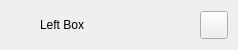
                                            <widget class="QFrame" name="extraTopBg">
                                                <property name="minimumSize">
                                                    <size>
                                                        <width>0</width>
                                                        <height>50</height>
                                                    </size>
                                                </property>
                                                <property name="maximumSize">
                                                    <size>
                                                        <width>16777215</width>
                                                        <height>50</height>
                                                    </size>
                                                </property>
                                                <property name="frameShape">
                                                    <enum>QFrame::NoFrame</enum>
                                                </property>
                                                <property name="frameShadow">
                                                    <enum>QFrame::Raised</enum>
                                                </property>
                                                <layout class="QVBoxLayout" name="verticalLayout_5">
                                                    <property name="spacing">
                                                        <number>0</number>
                                                    </property>
                                                    <property name="leftMargin">
                                                        <number>0</number>
                                                    </property>
                                                    <property name="topMargin">
                                                        <number>0</number>
                                                    </property>
                                                    <property name="rightMargin">
                                                        <number>0</number>
                                                    </property>
                                                    <property name="bottomMargin">
                                                        <number>0</number>
                                                    </property>
                                                    <item>
                                                        <layout class="QGridLayout" name="extraTopLayout">
                                                            <property name="leftMargin">
                                                                <number>10</number>
                                                            </property>
                                                            <property name="rightMargin">
                                                                <number>10</number>
                                                            </property>
                                                            <property name="horizontalSpacing">
                                                                <number>10</number>
                                                            </property>
                                                            <property name="verticalSpacing">
                                                                <number>0</number>
                                                            </property>
                                                            <item row="0" column="0">
                                                                <widget class="QFrame" name="extraIcon">
                                                                    <property name="minimumSize">
                                                                        <size>
                                                                            <width>20</width>
                                                                            <height>0</height>
                                                                        </size>
                                                                    </property>
                                                                    <property name="maximumSize">
                                                                        <size>
                                                                            <width>20</width>
                                                                            <height>20</height>
                                                                        </size>
                                                                    </property>
                                                                    <property name="frameShape">
                                                                        <enum>QFrame::NoFrame</enum>
                                                                    </property>
                                                                    <property name="frameShadow">
                                                                        <enum>QFrame::Raised</enum>
                                                                    </property>
                                                                </widget>
                                                            </item>
                                                            <item row="0" column="1">
                                                                <widget class="QLabel" name="extraLabel">
                                                                    <property name="minimumSize">
                                                                        <size>
                                                                            <width>150</width>
                                                                            <height>0</height>
                                                                        </size>
                                                                    </property>
                                                                    <property name="text">
                                                                        <string>Left Box</string>
                                                                    </property>
                                                                </widget>
                                                            </item>
                                                            <item row="0" column="2">
                                                                <widget class="QPushButton" name="extraCloseColumnBtn">
                                                                    <property name="minimumSize">
                                                                        <size>
                                                                            <width>28</width>
                                                                            <height>28</height>
                                                                        </size>
                                                                    </property>
                                                                    <property name="maximumSize">
                                                                        <size>
                                                                            <width>28</width>
                                                                            <height>28</height>
                                                                        </size>
                                                                    </property>
                                                                    <property name="cursor">
                                                                        <cursorShape>PointingHandCursor</cursorShape>
                                                                    </property>
                                                                    <property name="toolTip">
                                                                        <string>Close left box</string>
                                                                    </property>
                                                                    <property name="text">
                                                                        <string/>
                                                                    </property>
                                                                    <property name="icon">
                                                                        <iconset resource="resources.qrc">
                                                                            <normaloff>
                                                                                :/icons/images/icons/icon_close.png</normaloff>
                                                                            :/icons/images/icons/icon_close.png
                                                                        </iconset>
                                                                    </property>
                                                                    <property name="iconSize">
                                                                        <size>
                                                                            <width>20</width>
                                                                            <height>20</height>
                                                                        </size>
                                                                    </property>
                                                                </widget>
                                                            </item>
                                                        </layout>
                                                    </item>
                                                </layout>
                                            </widget>
